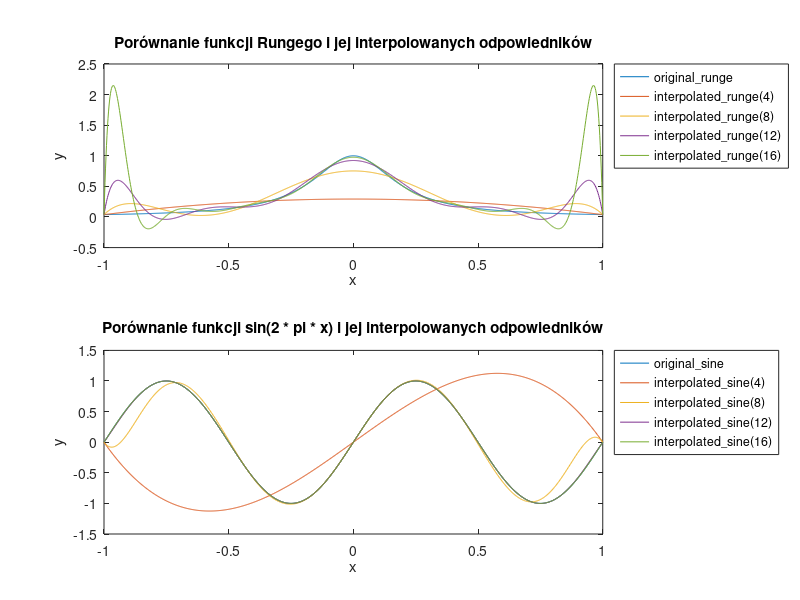

This figure's MATLAB source:
function [V, original_Runge, original_sine, interpolated_Runge, interpolated_sine] = zadanie1()
    % Rozmiar tablic komórkowych (cell arrays) V, interpolated_Runge, interpolated_sine: [1,4].
    % V{i} zawiera macierz Vandermonde wyznaczoną dla liczby węzłów interpolacji równej N(i)
    % original_Runge - wektor wierszowy zawierający wartości funkcji Runge dla wektora x_fine=linspace(-1, 1, 1000)
    % original_sine - wektor wierszowy zawierający wartości funkcji sinus dla wektora x_fine
    % interpolated_Runge{i} stanowi wierszowy wektor wartości funkcji interpolującej 
    %       wyznaczonej dla funkcji Runge (wielomian stopnia N(i)-1) w punktach x_fine
    % interpolated_sine{i} stanowi wierszowy wektor wartości funkcji interpolującej
    %       wyznaczonej dla funkcji sinus (wielomian stopnia N(i)-1) w punktach x_fine
    N = 4:4:16;
    x_fine = linspace(-1, 1, 1000);
    original_Runge = arrayfun(@(x) 1/(1 + (25 * x*x)), x_fine);

    subplot(2,1,1);
    plot(x_fine, original_Runge);
    hold on;
    for i = 1:length(N)
        V{i} = vandermonde_matrix(N(i));% macierz Vandermonde
        % węzły interpolacji
        interpolation_nodes = linspace(-1, 1, N(i));
        % wartości funkcji interpolowanej w węzłach interpolacji
        values = arrayfun(@(x) 1/(1 + (25 * x * x)), interpolation_nodes);
        c_runge = V{i} \ values'; % współczynniki wielomianu interpolującego

        interpolated_Runge{i} = polyval(flipud(c_runge), x_fine); % interpolacja
        plot(x_fine, interpolated_Runge{i})
    end
    title('Porównanie funkcji Rungego i jej interpolowanych odpowiedników')
    xlabel('x')
    ylabel('y')
    legend('original\_runge', 'interpolated\_runge(4)', 'interpolated\_runge(8)', 'interpolated\_runge(12)', 'interpolated\_runge(16)', 'Location', 'northeastoutside');
    hold off

    original_sine = sin(2 * pi * x_fine);
    subplot(2,1,2);
    plot(x_fine, original_sine);
    hold on;
    for i = 1:length(N)
        interpolation_nodes = linspace(-1, 1, N(i));
        values = sin(2 * pi * interpolation_nodes);
        c_sine = V{i} \ values';
        interpolated_sine{i} = polyval(flipud(c_sine), x_fine);
        plot(x_fine, interpolated_sine{i})
    end
    title('Porównanie funkcji sin(2 * pi * x) i jej interpolowanych odpowiedników')
    xlabel('x')
    ylabel('y')
    legend('original\_sine', 'interpolated\_sine(4)', 'interpolated\_sine(8)', 'interpolated\_sine(12)', 'interpolated\_sine(16)', 'Location', 'northeastoutside');
    hold off

    saveas(gcf, 'zadanie1.png');
end

function V = vandermonde_matrix(N)
    % Generuje macierz Vandermonde dla N równomiernie rozmieszczonych w przedziale [-1, 1] węzłów interpolacji
    x_coarse = linspace(-1,1,N);
    V = ones(N, N);
    for i = 1:N
        for j = 0:(N-1)
            V(i,j+1) = power(x_coarse(i), j);
        end
    end
end